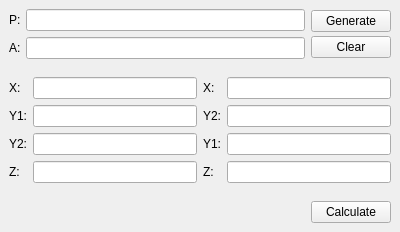
<?xml version="1.0" encoding="UTF-8"?>
<ui version="4.0">
 <class>MainWindow</class>
 <widget class="QMainWindow" name="MainWindow">
  <property name="geometry">
   <rect>
    <x>0</x>
    <y>0</y>
    <width>400</width>
    <height>232</height>
   </rect>
  </property>
  <property name="sizePolicy">
   <sizepolicy hsizetype="Preferred" vsizetype="Expanding">
    <horstretch>0</horstretch>
    <verstretch>0</verstretch>
   </sizepolicy>
  </property>
  <property name="minimumSize">
   <size>
    <width>400</width>
    <height>232</height>
   </size>
  </property>
  <property name="maximumSize">
   <size>
    <width>400</width>
    <height>232</height>
   </size>
  </property>
  <property name="mouseTracking">
   <bool>true</bool>
  </property>
  <property name="windowTitle">
   <string>lab_11: Deffie-Hellman</string>
  </property>
  <property name="styleSheet">
   <string notr="true"/>
  </property>
  <widget class="QWidget" name="centralwidget">
   <property name="sizePolicy">
    <sizepolicy hsizetype="Expanding" vsizetype="Expanding">
     <horstretch>0</horstretch>
     <verstretch>0</verstretch>
    </sizepolicy>
   </property>
   <property name="minimumSize">
    <size>
     <width>0</width>
     <height>0</height>
    </size>
   </property>
   <property name="maximumSize">
    <size>
     <width>100000</width>
     <height>100000</height>
    </size>
   </property>
   <layout class="QGridLayout" name="gridLayout">
    <item row="4" column="0">
     <layout class="QHBoxLayout" name="horizontalLayout_3">
      <item>
       <spacer name="horizontalSpacer">
        <property name="orientation">
         <enum>Qt::Horizontal</enum>
        </property>
        <property name="sizeHint" stdset="0">
         <size>
          <width>40</width>
          <height>0</height>
         </size>
        </property>
       </spacer>
      </item>
      <item>
       <widget class="QPushButton" name="btn_calc">
        <property name="text">
         <string>Calculate</string>
        </property>
       </widget>
      </item>
     </layout>
    </item>
    <item row="0" column="0">
     <layout class="QHBoxLayout" name="horizontalLayout">
      <item>
       <layout class="QFormLayout" name="formLayout">
        <property name="sizeConstraint">
         <enum>QLayout::SetDefaultConstraint</enum>
        </property>
        <property name="horizontalSpacing">
         <number>2</number>
        </property>
        <property name="verticalSpacing">
         <number>6</number>
        </property>
        <item row="0" column="0">
         <widget class="QLabel" name="P">
          <property name="text">
           <string>P: </string>
          </property>
         </widget>
        </item>
        <item row="0" column="1">
         <widget class="QLineEdit" name="line_P"/>
        </item>
        <item row="1" column="0">
         <widget class="QLabel" name="A">
          <property name="text">
           <string>A: </string>
          </property>
         </widget>
        </item>
        <item row="1" column="1">
         <widget class="QLineEdit" name="line_A"/>
        </item>
       </layout>
      </item>
      <item>
       <layout class="QVBoxLayout" name="verticalLayout">
        <property name="spacing">
         <number>3</number>
        </property>
        <property name="sizeConstraint">
         <enum>QLayout::SetDefaultConstraint</enum>
        </property>
        <item>
         <widget class="QPushButton" name="btn_generate">
          <property name="text">
           <string>Generate</string>
          </property>
         </widget>
        </item>
        <item>
         <widget class="QPushButton" name="btn_clear">
          <property name="text">
           <string>Clear</string>
          </property>
         </widget>
        </item>
       </layout>
      </item>
     </layout>
    </item>
    <item row="1" column="0">
     <spacer name="verticalSpacer">
      <property name="orientation">
       <enum>Qt::Vertical</enum>
      </property>
      <property name="sizeHint" stdset="0">
       <size>
        <width>20</width>
        <height>40</height>
       </size>
      </property>
     </spacer>
    </item>
    <item row="2" column="0">
     <layout class="QHBoxLayout" name="horizontalLayout_2">
      <item>
       <layout class="QFormLayout" name="formLayout_4">
        <item row="0" column="0">
         <widget class="QLabel" name="a_X">
          <property name="text">
           <string>X:</string>
          </property>
         </widget>
        </item>
        <item row="0" column="1">
         <widget class="QLineEdit" name="a_line_X"/>
        </item>
        <item row="1" column="0">
         <widget class="QLabel" name="a_Y">
          <property name="text">
           <string>Y1:</string>
          </property>
         </widget>
        </item>
        <item row="1" column="1">
         <widget class="QLineEdit" name="a_line_Y1">
          <property name="readOnly">
           <bool>true</bool>
          </property>
         </widget>
        </item>
        <item row="2" column="0">
         <widget class="QLabel" name="a_Y_2">
          <property name="font">
           <font>
            <pointsize>9</pointsize>
            <italic>false</italic>
            <underline>false</underline>
           </font>
          </property>
          <property name="text">
           <string>Y2:</string>
          </property>
          <property name="textFormat">
           <enum>Qt::MarkdownText</enum>
          </property>
         </widget>
        </item>
        <item row="2" column="1">
         <widget class="QLineEdit" name="a_line_Y2">
          <property name="readOnly">
           <bool>true</bool>
          </property>
         </widget>
        </item>
        <item row="3" column="0">
         <widget class="QLabel" name="a_Z">
          <property name="text">
           <string>Z:</string>
          </property>
         </widget>
        </item>
        <item row="3" column="1">
         <widget class="QLineEdit" name="a_line_Z">
          <property name="readOnly">
           <bool>true</bool>
          </property>
         </widget>
        </item>
       </layout>
      </item>
      <item>
       <layout class="QFormLayout" name="formLayout_3">
        <item row="0" column="0">
         <widget class="QLabel" name="b_X">
          <property name="text">
           <string>X:</string>
          </property>
         </widget>
        </item>
        <item row="0" column="1">
         <widget class="QLineEdit" name="b_line_X"/>
        </item>
        <item row="1" column="0">
         <widget class="QLabel" name="b_Y">
          <property name="text">
           <string>Y2:</string>
          </property>
         </widget>
        </item>
        <item row="1" column="1">
         <widget class="QLineEdit" name="b_line_Y2">
          <property name="readOnly">
           <bool>true</bool>
          </property>
         </widget>
        </item>
        <item row="2" column="0">
         <widget class="QLabel" name="b_Y_2">
          <property name="text">
           <string>Y1:</string>
          </property>
         </widget>
        </item>
        <item row="2" column="1">
         <widget class="QLineEdit" name="b_line_Y1">
          <property name="readOnly">
           <bool>true</bool>
          </property>
         </widget>
        </item>
        <item row="3" column="0">
         <widget class="QLabel" name="b_Z">
          <property name="text">
           <string>Z:</string>
          </property>
         </widget>
        </item>
        <item row="3" column="1">
         <widget class="QLineEdit" name="b_line_Z">
          <property name="readOnly">
           <bool>true</bool>
          </property>
         </widget>
        </item>
       </layout>
      </item>
     </layout>
    </item>
    <item row="3" column="0">
     <spacer name="verticalSpacer_2">
      <property name="orientation">
       <enum>Qt::Vertical</enum>
      </property>
      <property name="sizeHint" stdset="0">
       <size>
        <width>20</width>
        <height>40</height>
       </size>
      </property>
     </spacer>
    </item>
   </layout>
  </widget>
  <action name="action_open">
   <property name="text">
    <string>Open</string>
   </property>
  </action>
  <action name="action_save">
   <property name="text">
    <string>Save</string>
   </property>
  </action>
 </widget>
 <tabstops>
  <tabstop>line_P</tabstop>
  <tabstop>line_A</tabstop>
  <tabstop>a_line_X</tabstop>
  <tabstop>b_line_X</tabstop>
  <tabstop>btn_generate</tabstop>
  <tabstop>btn_clear</tabstop>
  <tabstop>btn_calc</tabstop>
  <tabstop>b_line_Z</tabstop>
  <tabstop>a_line_Z</tabstop>
  <tabstop>a_line_Y1</tabstop>
  <tabstop>a_line_Y2</tabstop>
  <tabstop>b_line_Y1</tabstop>
  <tabstop>b_line_Y2</tabstop>
 </tabstops>
 <resources/>
 <connections/>
</ui>
